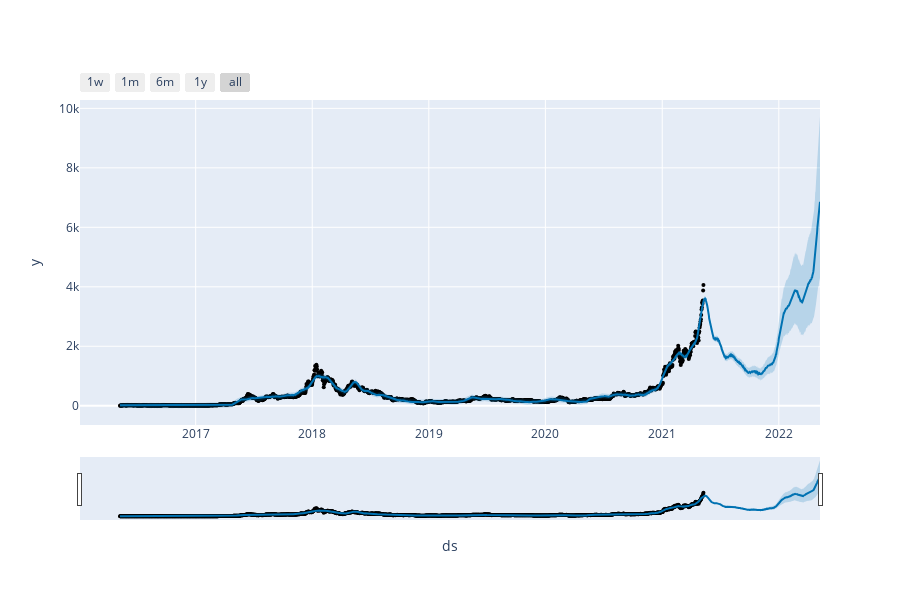

Notebook source saved alongside this figure:
### Code cell
next_day = (date(2021, 1, 1)) + timedelta(days=1)
forecast[forecast['ds'] == next_day]['yhat']

plot_plotly(model, forecast)

### Figure 1 — Plotly figure (JSON) as saved in the notebook; plotly's stock layout.template omitted (floating-point values rounded to 4 significant figures; data arrays with more than 128 entries replaced by an {"elided": "..."} marker saying what was removed)
{"data": [{"marker": {"color": "black", "size": 4}, "mode": "markers", "name": "Actual", "type": "scatter", "x": {"elided": "1828 str values"}, "y": {"elided": "1828 float values"}}, {"hoverinfo": "skip", "line": {"width": 0}, "mode": "lines", "type": "scatter", "x": {"elided": "2193 str values"}, "y": {"elided": "2193 float values"}}, {"fill": "tonexty", "fillcolor": "rgba(0, 114, 178, 0.2)", "line": {"color": "#0072B2", "width": 2}, "mode": "lines", "name": "Predicted", "type": "scatter", "x": {"elided": "2193 str values"}, "y": {"elided": "2193 float values"}}, {"fill": "tonexty", "fillcolor": "rgba(0, 114, 178, 0.2)", "hoverinfo": "skip", "line": {"width": 0}, "mode": "lines", "type": "scatter", "x": {"elided": "2193 str values"}, "y": {"elided": "2193 float values"}}], "layout": {"height": 600, "showlegend": false, "width": 900, "xaxis": {"rangeselector": {"buttons": [{"count": 7, "label": "1w", "step": "day", "stepmode": "backward"}, {"count": 1, "label": "1m", "step": "month", "stepmode": "backward"}, {"count": 6, "label": "6m", "step": "month", "stepmode": "backward"}, {"count": 1, "label": "1y", "step": "year", "stepmode": "backward"}, {"step": "all"}]}, "rangeslider": {"visible": true}, "title": {"text": "ds"}, "type": "date"}, "yaxis": {"title": {"text": "y"}}}}
